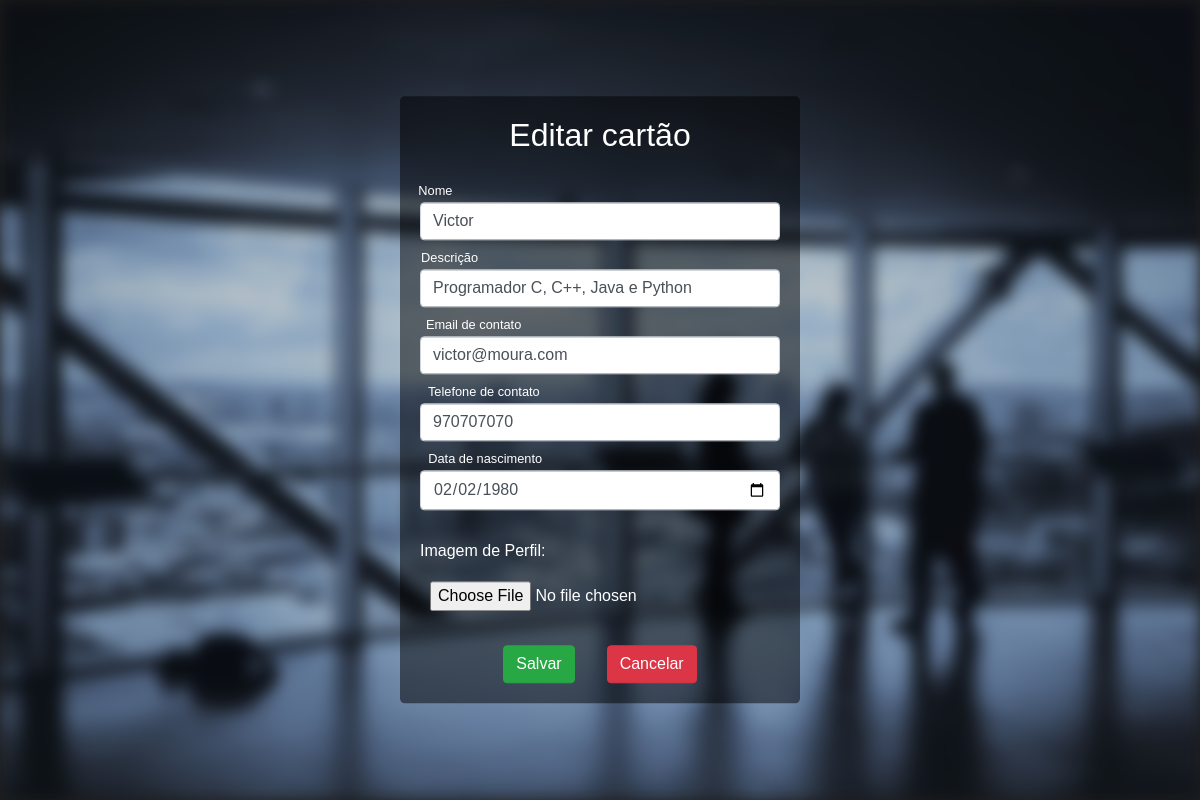
Page /cards/edit_card/2/ (signed in) on the committed database.
### cards/models.py (models this page shows, shortened)
class Card(models.Model):
    name = models.CharField(max_length=255)
    description = models.CharField(max_length=255)
    profile_image = models.ImageField(max_length=255, upload_to='image')
    created_on = models.DateTimeField(auto_now_add=True)
    birthday = models.DateField(max_length=30)
    contact_email = models.EmailField(max_length=255)
    contact_phone = models.CharField(max_length=30)
    user = models.ForeignKey(User, on_delete=models.CASCADE, null=True, related_name='creator')
    favorited_users = models.ManyToManyField(User)
    class Meta:
        ordering = ['created_on']

### cards/views.py (the view)
# urls.py: url(r'^edit_card/(?P<card_id>\d+)/$', edit_card, name='edit_card'),
def edit_card(request, card_id):
    cards = Card.objects.filter(id=card_id)
    if request.method == 'POST':
        card = cards[0]
        form = CardForm(request.POST, request.FILES)
        if form.is_valid():
            card.name = form.cleaned_data['name']
            card.description = form.cleaned_data['description']
            card.birthday = form.cleaned_data['birthday']
            card.contact_email = form.cleaned_data['contact_email']
            card.contact_phone = form.cleaned_data['contact_phone']
            if form.cleaned_data['profile_image'] is not None:
                card.profile_image = form.cleaned_data['profile_image']
            card.save()
            return redirect('/cards')
        return render(request, 'edit_card.html', {'card': cards[0]})
    else:
        return render(request, 'edit_card.html', {'card': cards[0]})

### cards/templates/edit_card.html (shortened to what this page needs)
{% extends 'base.html' %}
{% block content %}
<div class="background"></div>
{% if user.is_authenticated %}
    {% if user.id == card.user_id %}
    <div class="loginDiv jumbotron">
        <h2 class="login-title">Editar cartão</h2>
        <form class="loginForm" method="post" enctype="multipart/form-data">
            <div class="form-group row">
                <label class="form-cell col-sm-12">
                    <input type="text" class="form-control " id="name" name="name" placeholder=" " value="{{ card.name }}">
                    <span class="placeholder">Nome</span>
                </label>
            </div>
            <div class="form-group row">
                <label class="form-cell col-sm-12">
                    <input type="text" class="form-control" id="description" name="description" placeholder=" " value="{{ card.description }}">
                    <span class="placeholder">Descrição</span>
                </label>
            </div>
            <div class="form-group row">
                <label class="form-cell col-sm-12">
                    <input type="email" class="form-control" id="contact_email" name="contact_email" placeholder=" " value="{{ card.contact_email }}">
                    <span class="placeholder">Email de contato</span>
                </label>
            </div>
            <div class="form-group row">
                <label class="form-cell col-sm-12">
                    <input type="tel" class="form-control" id="contact_phone" name="contact_phone" placeholder=" " value="{{ card.contact_phone }}">
                    <span class="placeholder">Telefone de contato</span>
                </label>
            </div>
            <div class="form-group row">
                <label class="form-cell col-sm-12">
                    <input type="date" class="form-control" id="birthday" name="birthday" placeholder=" " value="{{card.birthday|date:"Y-m-d"}}">
                    <span class="placeholder">Data de nascimento</span>
                </label>
            </div>
            <div class="form-group row">
                <label class="form-cell col-sm-12">
                    <label for="img">Imagem de Perfil:</label>
                    <input type="file" id="profile_image" name="profile_image" accept="image/*">
                </label>
            </div>
            <div class="edit-buttons d-flex justify-content-center">
                <a href="{% url 'edit_card' card.id %}" class="card-button">
                   <input class="btn btn-success" type="submit" value="Salvar">
                </a>
                <button onclick="goBack()" class=" btn btn-danger card-button">Cancelar</button>
            </div>
        </form>
    </div>
    {% else %}
    <div class="loginDiv jumbotron">
        <h2 class="login-title">Você não tem permissão para editar esse cartão</h2>
        <a href="{% url 'card' card.id %}">Voltar</a>
    </div>
    {% endif %}
{% else %}
<div class="loginDiv jumbotron">
    <h2 class="login-title">Por favor faça o login para continuar</h2>
    <a href="{% url 'login' %}">Log In</a>
</div>
{% endif %}
{% endblock %}

### static/css/styles.css (style rules this page uses)
* { box-sizing: border-box; }
html, body { margin: 0; padding: 0; }
a { color: inherit; }
body { background-color:#1d1d1d !important; font-family: "Asap", sans-serif; color:#989898; font-size:16px; }
html, body { font-family: Abel, Arial, Verdana, sans-serif; }
.background { background-image: url("imgs/background.jpg"); filter: blur(8px); -webkit-filter: blur(8px); height: 100%; width: 100%; position: fixed; display: block; background-position: center; background-repeat: no-repeat; background-size: cover; }
.loginDiv { position: absolute; left: 50%; top: 50%; -webkit-transform: translate(-50%, -50%); transform: translate(-50%, -50%); padding: 20px; background-color: rgb(0,0,0); background-color: rgba(0,0,0, 0.5); color: white; }
.login-title { text-align: center; padding-bottom: 35px; }
.loginForm { width: 30vw; }
.form-cell { margin-top: 5px; position:relative; display:inline-block; }
.placeholder { padding: 7px 25px; pointer-events: none; position:absolute; left: 0; top: 0; transition: 0.2s; transition-timing-function: ease; transition-timing-function: cubic-bezier(0.25, 0.1, 0.25, 1); opacity:0.5; color: gray; }
input { padding: 10px; }
input:focus + .placeholder, input:not(:placeholder-shown) + .placeholder { opacity:1; transform: scale(0.8) translateY(-100%) translateX(-20px); color: white; }
.edit-buttons .card-button { margin: 0 1rem; }

### rows in the picture
Card: name "Victor", description "Programador C, C++, Java e Python", contact_email "victor@moura.com", contact_phone "970707070", birthday "02/02/1980"
